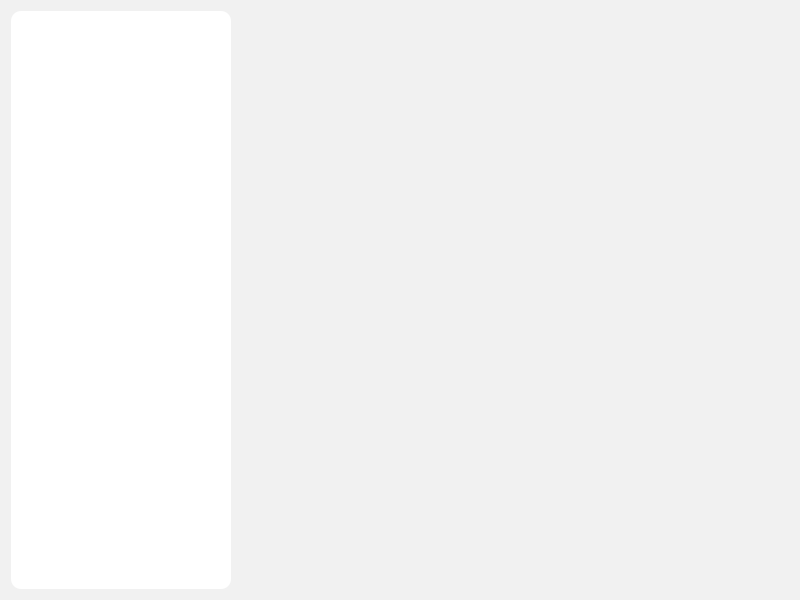
<?xml version="1.0" encoding="UTF-8"?>
<ui version="4.0">
 <class>EzLaboratoryClass</class>
 <widget class="QMainWindow" name="EzLaboratoryClass">
  <property name="geometry">
   <rect>
    <x>0</x>
    <y>0</y>
    <width>800</width>
    <height>600</height>
   </rect>
  </property>
  <property name="minimumSize">
   <size>
    <width>800</width>
    <height>600</height>
   </size>
  </property>
  <property name="windowTitle">
   <string>EzLaboratory</string>
  </property>
  <property name="styleSheet">
   <string notr="true">* {
border: none;
}
QWidget#centralWidget{
background-color:#F1F1F1
}
QGraphicsView#graphicsViewLab{
background-color:#F1F1F1;
}
QListView#labwareList{
background-color:#FFFFFF;
border-radius:10px
}</string>
  </property>
  <widget class="QWidget" name="centralWidget">
   <layout class="QHBoxLayout" name="horizontalLayout">
    <item>
     <widget class="QListView" name="labwareList">
      <property name="minimumSize">
       <size>
        <width>0</width>
        <height>0</height>
       </size>
      </property>
      <property name="maximumSize">
       <size>
        <width>220</width>
        <height>16777215</height>
       </size>
      </property>
     </widget>
    </item>
    <item>
     <widget class="LabGraphicsView" name="graphicsViewLab">
      <property name="minimumSize">
       <size>
        <width>0</width>
        <height>0</height>
       </size>
      </property>
     </widget>
    </item>
   </layout>
  </widget>
 </widget>
 <layoutdefault spacing="6" margin="11"/>
 <customwidgets>
  <customwidget>
   <class>LabGraphicsView</class>
   <extends>QGraphicsView</extends>
   <header>LabGraphicsView.h</header>
  </customwidget>
 </customwidgets>
 <resources>
  <include location="EzLaboratory.qrc"/>
 </resources>
 <connections/>
</ui>
